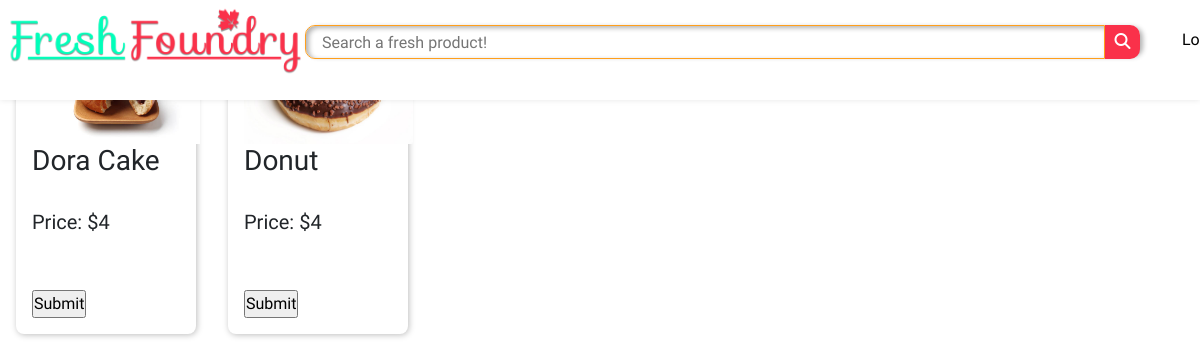
The page /users/baked2copy.php on the database its author committed.
### tables this page shows
CREATE TABLE `baked_goods` (
  `sr_no` int(11) NOT NULL,
  `goods` varchar(255) NOT NULL,
  `goods_id` varchar(255) NOT NULL,
  `prod_id` varchar(255) NOT NULL,
  `price` int(11) NOT NULL,
  `image` varchar(255) NOT NULL
);

### users/baked2copy.php (the view, shortened to what this page needs)
<!DOCTYPE html>
<html lang="en">
<head>
    <link rel="stylesheet" href="../style/style.css">
    <link rel="stylesheet" href="https://cdn.jsdelivr.net/npm/bootstrap@5.1.3/dist/css/bootstrap.min.css">
</head>
<body>
<header>
    <div class="logo">
        <a href="../index.php"><img src="../Assets/Images/FreshLogo0.3.png" alt=""></a>
    </div>
    <div class="shadow-box">
        <div class="searchbar">
            <input type="text" placeholder="Search a fresh product!">
            <a href="#"><button><i class="fas fa-search"></i></button></a>
        </div>
    </div>
    <div class="nav">
        <nav class="navbar">
            <ul>
                <li><a href="../Login.php">Login</a></li>
            </ul>
        </nav>
    </div>
</header>
<?php
$dsn = 'mysql:host=localhost;dbname=freshfoundry';
$username = 'root';
$password = '';
try {
    $db = new PDO($dsn,$username,$password);
} catch (PDOException $e) {
    $error_message = $e->getMessage();
    echo $error_message;
    exit();
}
$stmt = $db->prepare("SELECT * FROM baked_goods");
$stmt->execute();
$data = $stmt->fetchAll(PDO::FETCH_ASSOC);
echo '<div class="card_wrapper">';
foreach ($data as $row) {
    echo '<div class="cards_item">'.'<img src="../uploads/'. $row['image'].'"> <h3>'.$row['goods']."</h3><br /><h5>Price: $". $row['price']."</h5><br />".'<br />'.'<form action="insert2cart.php" method="post"><input name="good_name" value=" '.$row['goods'].'"style="display:none" >'.'<input name="good_price"  value="'.$row['price'].'" style="display:none">'.'<input name="good_image"  value="'.$row['image'].'" style="display:none">'.'<input name="submit" type="submit"></form></div>';
}
echo '</div>';
?>
</body>
</html>

### Style/style.css (style rules this page uses)
* { box-sizing: border-box; margin: 0; padding: 0; font-family: var(--comfortaa); }
body { background-color: var(--g-whitebg); overflow-x: hidden; }
header { width: 100%; box-shadow: .1px 0.1px 6px var(--black-01); background-color: var(--white); position: fixed; display: flex; justify-content: space-evenly; z-index: 999; }
.logo img { width: 300px; height: 72px; }
.logo { margin-top: 5px; margin-left: 5px; width: 300px; height: auto; }
.searchbar { display: flex; padding: 0px; }
.searchbar a { text-decoration: none; }
.searchbar button { border-radius: 0px 10px 10px 0px; border-color: transparent; width: 35px; height: 34px; background-color: var(--logo-red); }
.searchbar i { color: var(--white); }
.shadow-box { background-size: fit-content; border-radius: 10px; box-shadow: 3px 2px 5px rgba(0, 0, 0, 0.3); padding: 0px; margin-top: 25px; height: 3.7vh; }
@media screen and (min-width: 1080px) { .searchbar input { border: 1px solid var(--outlines); border-radius: 10px 0px 0px 10px; box-shadow: inset 3px 2px 5px rgba(0, 0, 0, 0.3); width: 800px; height: 30px; padding: 1em; } }
.navbar { margin-top: 20px; }
.navbar ul { display: flex; justify-content: flex-end; }
.navbar ul li { padding: 0 10px; list-style-type: none; }
.navbar a { text-decoration: none; color: black; }
.card_wrapper { display: flex; flex-direction: row; flex-wrap: wrap !important; }
.cards_item { margin: 1rem; border-radius: 8px; box-shadow: 1px 1px 6px rgba(0, 0, 0, 0.26); padding: 1rem; width: 15vw; }

### Style/variables.css (style rules this page uses)
* { --g-whitebg : #f6f6f6; --white : #ffffff; --black : #000000; --black-01 : rgba(0, 0, 0, 0.1); --outlines : #ff9f1c; --logo-green : #01ffba; --logo-red : #fa314a; --red : #fa314a; --shadowdeep: 2px 2px 6px #00000034; --shadowbright: 1px 1px 6px #00000034; }

### rows shown on the page
baked_goods: goods "Dora Cake", price "4"
baked_goods: goods "Donut", price "4"
